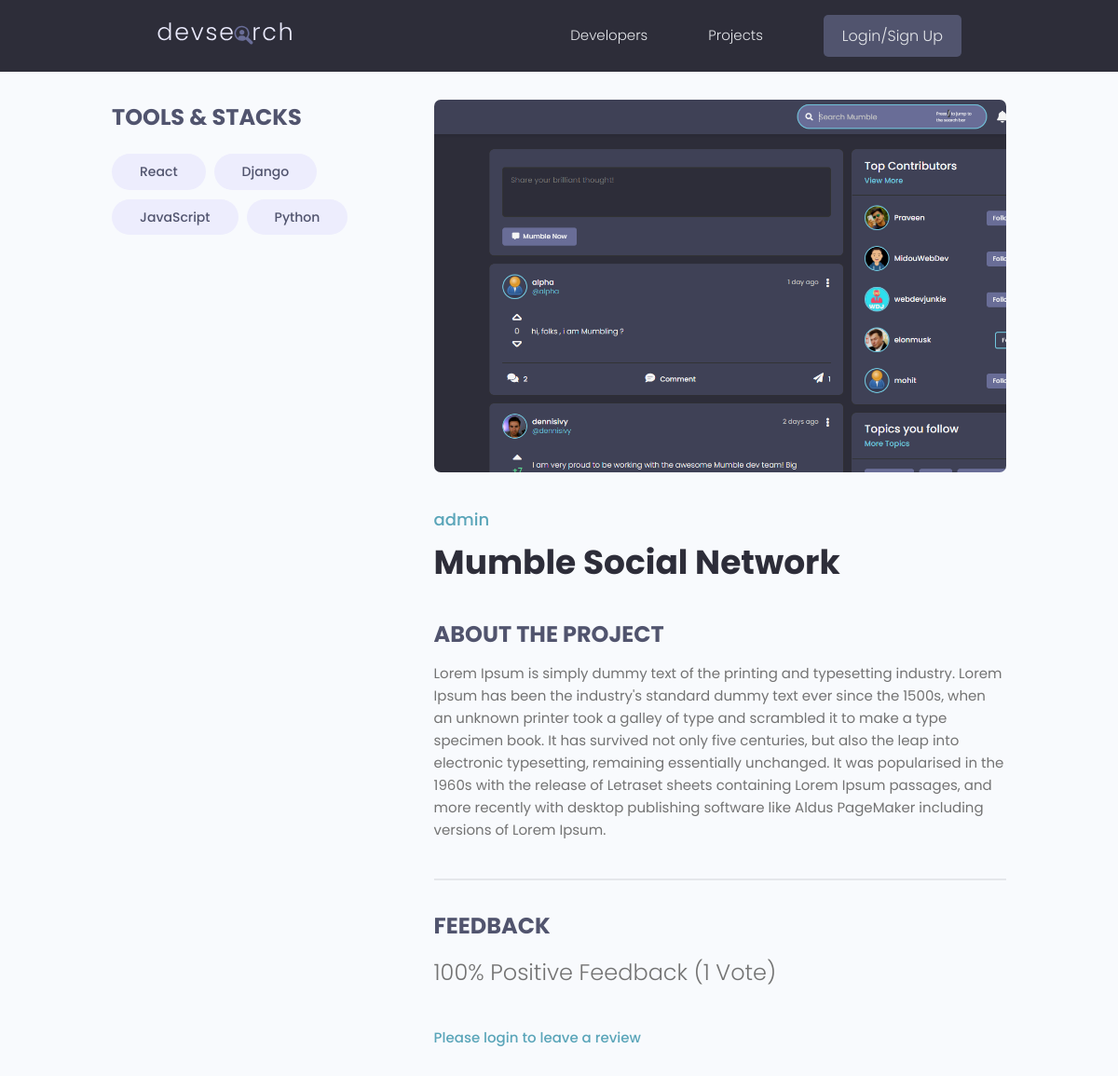
The app's page /projects/project/f14e5cd9-bdad-4f3f-99da-e703b52f16e3/, older data.
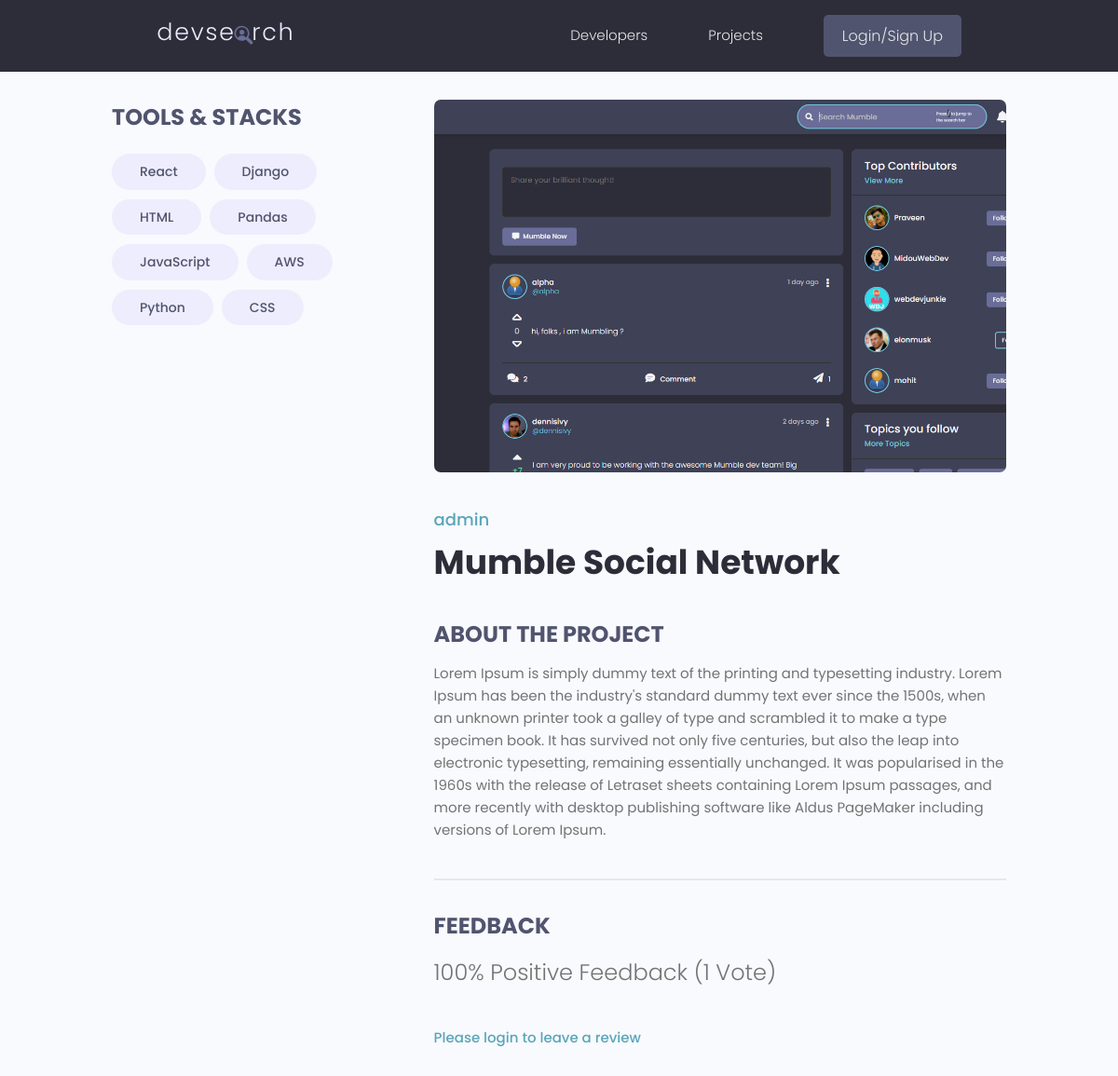
The same page, newer data.
### projects/models.py (models this page shows)
class Tag(models.Model):
    name = models.CharField(max_length=200)
    created = models.DateTimeField(auto_now_add=True)
    id = models.UUIDField(default=uuid.uuid4,
                            unique=True,
                            primary_key=True,
                            editable=False)
    def __str__(self):
        return self.name

### projects/views.py (the view, shortened to what this page needs)
# urls.py: path('project/<str:pk>/', views.project, name='project'),
def project(request, pk):
    projectObj = Project.objects.get(id=pk)
    form = ReviewForm()
    return render(request, 'projects/single-project.html',
                    {'project': projectObj, 'form':form})

### projects/models.py (called while the page is built)
    @property
    def imageURL(self):
        try:
            url = self.featured_image.url
        except:
            url = ''
        return url

    @property
    def reviewers(self):
        queryset = self.review_set.all().values_list('owner__id', flat=True)
        return queryset

### projects/templates/projects/single-project.html (shortened to what this page needs)
{% extends 'main.html' %}
{% block content %}
<main class="singleProject my-md">
    <div class="container">
        <div class="layout">
            <div class="column column--1of3">
                <h3 class="singleProject__subtitle">Tools & Stacks</h3>
                <div class="singleProject__toolStack">
                    {% for tag in project.tags.all %}
                        <span class="tag tag--pill tag--sub tag--lg">
                            <small>{{tag}}</small>
                        </span>
                    {% endfor %}
                </div>
            </div>
            <div class="column column--2of3">
                <img class="singleProject__preview" src="{{ project.imageURL }}" alt="portfolio thumbnail" />
                <a class="singleProject__developer" href="{% url 'user-profile' project.owner.id %}">
                    {{project.owner.name}}
                </a>
                <h2 class="singleProject__title">{{project.title}}</h2>
                <h3 class="singleProject__subtitle">About the Project</h3>
                <div class="singleProject__info">
                    {{project.description}}
                </div>
                <div class="comments">
                <h3 class="singleProject__subtitle">Feedback</h3>
                <h5 class="project--rating">
                    {{project.vote_ratio}}% Positive Feedback ({{project.vote_total}}
										Vote{{project.vote_total|pluralize:"s"}})
                </h5>
								{% if request.user.profile.id in project.reviewers %}
									<p>You have already submitted your review for this project</p>
								{% elif request.user.profile == project.owner %}
									<p>You cannot review your own work</p>
								{% else %}
									<a href="{% url 'login' %}?next={{request.path}}">
										Please login to leave a review</a>
								{% endif %}
                </div>
            </div>
            </div>
        </div>
</main>
{% endblock content %}

Row changes from the older to the newer data that the page shows:
added Tag: name "HTML"
added Tag: name "Pandas"
added Tag: name "AWS"
added Tag: name "CSS"
